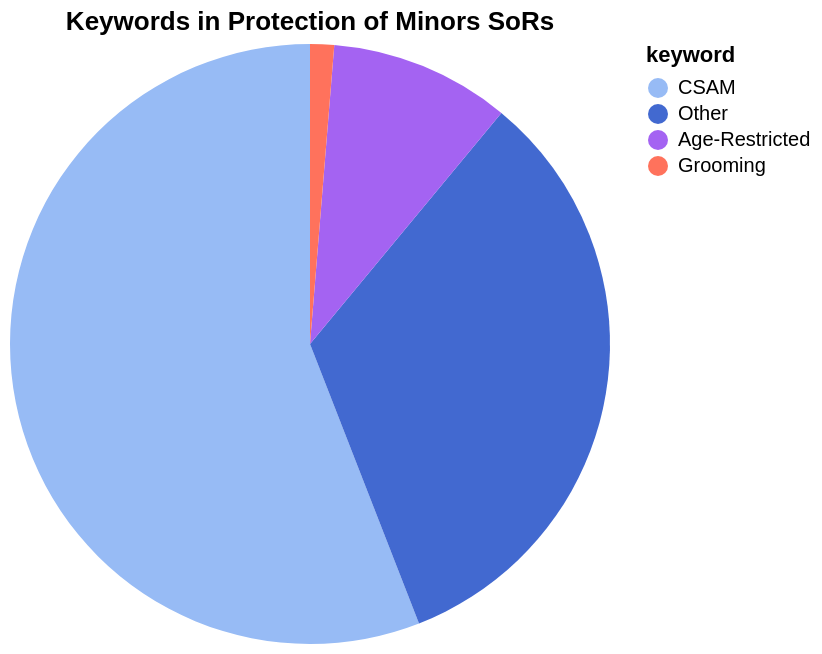
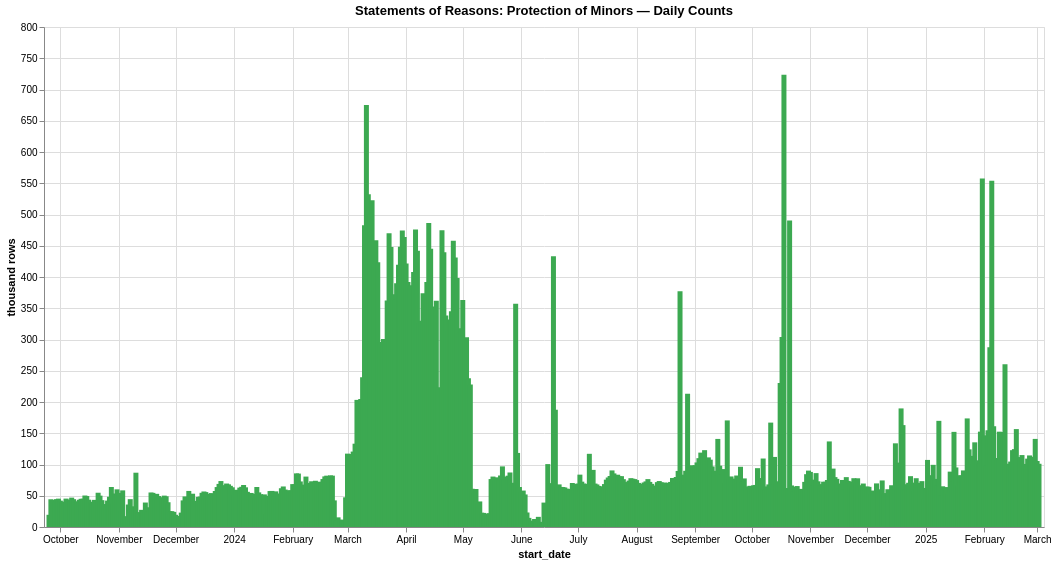
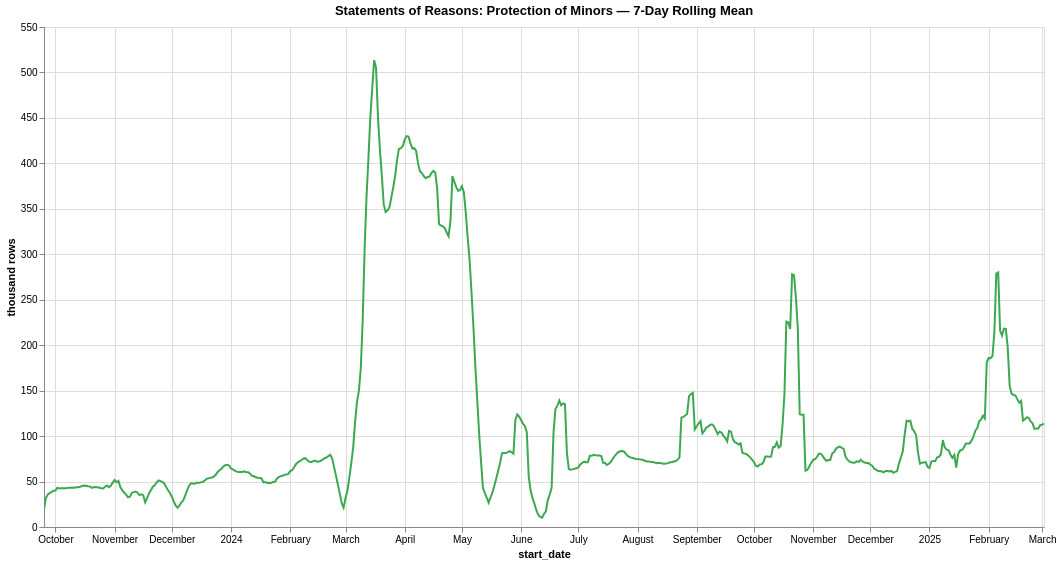
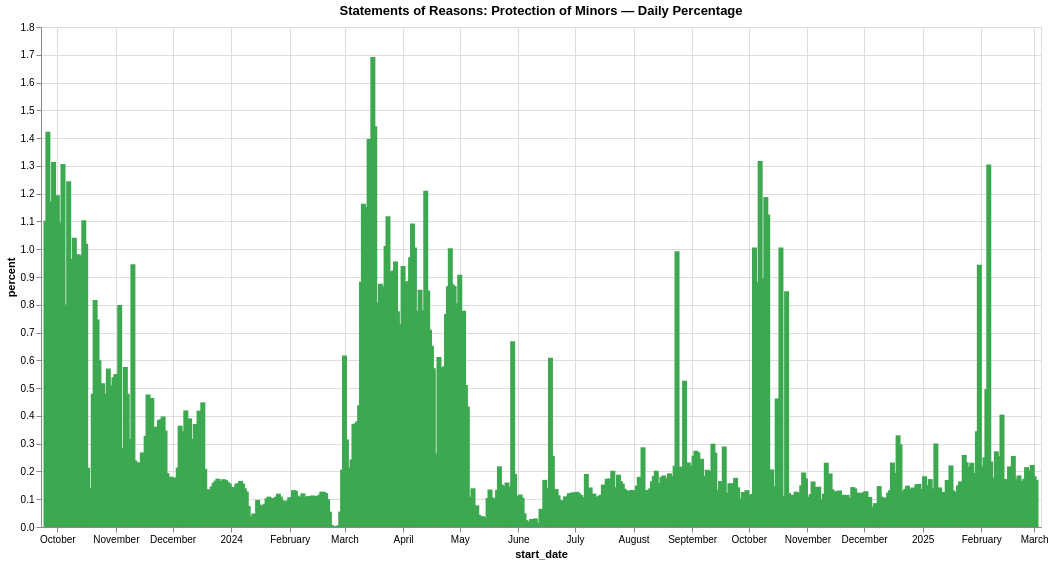

Here is the notebook cell these charts were saved with, in order:
### Code cell
# ---*--*--*--*--*--*--*--*--*--- Run Visualization ---*--*--*--*--*--*--*--*--*---
from pathlib import Path
from shantay.viz import visualize

# Update for your environment
PATH = "/Volumes/dsa-sor-db/data"

visualize(Path(PATH), Path.cwd() / "dsa-db-staging")

### Figure 1 — Vega-Lite specification as saved in the notebook (floating-point values rounded to 4 significant figures)
{"config": {"view": {"continuousWidth": 300, "continuousHeight": 300}}, "data": {"name": "data-525cbabe6e00cd3c9105d9576a2338f2"}, "mark": {"type": "arc", "tooltip": true}, "encoding": {"color": {"field": "keyword", "scale": {"domain": ["CSAM", "Other", "Age-Restricted", "Grooming"], "range": ["#97bbf5", "#4269d0", "#a463f2", "#ff725c"]}, "type": "nominal"}, "theta": {"field": "count", "type": "quantitative"}}, "params": [{"name": "param_1", "select": {"type": "interval", "encodings": ["x", "y"]}, "bind": "scales"}], "title": "Keywords in Protection of Minors SoRs", "$schema": "https://vega.github.io/schema/vega-lite/v5.20.1.json", "datasets": {"data-525cbabe6e00cd3c9105d9576a2338f2": [{"keyword": "CSAM", "count": 3135143, "pct": 55.89}, {"keyword": "Other", "count": 1854134, "pct": 33.05}, {"keyword": "Age-Restricted", "count": 544969, "pct": 9.715}, {"keyword": "Grooming", "count": 72325, "pct": 1.289}]}}

### Figure 2 — Vega-Lite specification as saved in the notebook (floating-point values rounded to 4 significant figures; data arrays with more than 128 entries replaced by an {"elided": "..."} marker saying what was removed)
{"config": {"view": {"continuousWidth": 300, "continuousHeight": 300}}, "data": {"name": "data-286bb70820c875cf3ae386611f097d83"}, "mark": {"type": "bar", "color": "#3ca951", "tooltip": true}, "encoding": {"x": {"field": "start_date", "type": "temporal"}, "y": {"field": "batch_rows", "title": "thousand rows", "type": "quantitative"}}, "height": 500, "params": [{"name": "param_2", "select": {"type": "interval", "encodings": ["x", "y"]}, "bind": "scales"}], "title": "Statements of Reasons: Protection of Minors — Daily Counts", "width": 1000, "$schema": "https://vega.github.io/schema/vega-lite/v5.20.1.json", "datasets": {"data-286bb70820c875cf3ae386611f097d83": {"elided": "525 records"}}}

### Figure 3 — Vega-Lite specification as saved in the notebook (floating-point values rounded to 4 significant figures; data arrays with more than 128 entries replaced by an {"elided": "..."} marker saying what was removed)
{"config": {"view": {"continuousWidth": 300, "continuousHeight": 300}}, "data": {"name": "data-3d30b54623f73665b9dc8ea591807a8b"}, "mark": {"type": "line", "color": "#3ca951", "tooltip": true}, "encoding": {"x": {"field": "start_date", "type": "temporal"}, "y": {"field": "batch_rows", "title": "thousand rows", "type": "quantitative"}}, "height": 500, "params": [{"name": "param_3", "select": {"type": "interval", "encodings": ["x", "y"]}, "bind": "scales"}], "title": "Statements of Reasons: Protection of Minors — 7-Day Rolling Mean", "width": 1000, "$schema": "https://vega.github.io/schema/vega-lite/v5.20.1.json", "datasets": {"data-3d30b54623f73665b9dc8ea591807a8b": {"elided": "525 records"}}}

### Figure 4 — Vega-Lite specification as saved in the notebook (floating-point values rounded to 4 significant figures; data arrays with more than 128 entries replaced by an {"elided": "..."} marker saying what was removed)
{"config": {"view": {"continuousWidth": 300, "continuousHeight": 300}}, "data": {"name": "data-9055fad1c13b67646833cf9fb71ef4ec"}, "mark": {"type": "bar", "color": "#3ca951", "tooltip": true}, "encoding": {"x": {"field": "start_date", "type": "temporal"}, "y": {"field": "protection_of_minors", "title": "percent", "type": "quantitative"}}, "height": 500, "params": [{"name": "param_4", "select": {"type": "interval", "encodings": ["x", "y"]}, "bind": "scales"}], "title": "Statements of Reasons: Protection of Minors — Daily Percentage", "width": 1000, "$schema": "https://vega.github.io/schema/vega-lite/v5.20.1.json", "datasets": {"data-9055fad1c13b67646833cf9fb71ef4ec": {"elided": "525 records"}}}
